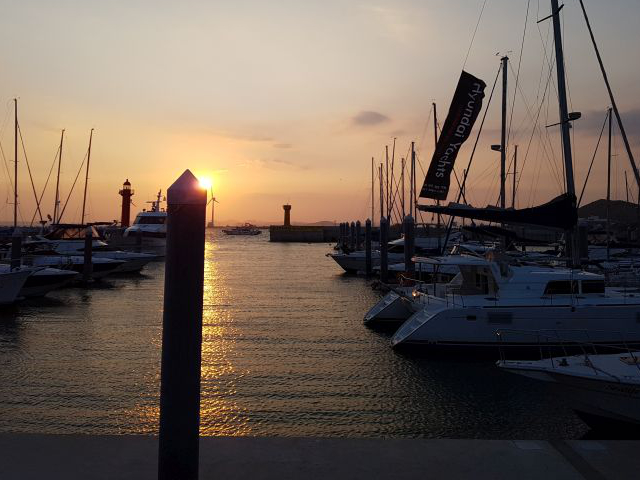
#> input picture img/yate.jpg, 640 x 480 px
$ jupyter execute 4.29_histo_equalize_yuv.ipynb
#> lines starting #> are read from the running program, lines starting #| are printed output that depends on the picture
[cell 1]
import cv2
import numpy as np
import matplotlib.pyplot as plt

[cell 2]
# 이미지 읽기, BGR 스케일
img = cv2.imread('./img/yate.jpg')
#> img is the input picture: shape (480, 640, 3); mean B, G, R 84.6, 95, 109.1

[cell 3]
# 컬러 스케일을 BGR에서 YUV로 변경
img_yuv = cv2.cvtColor(img, cv2.COLOR_BGR2YUV)
#> img_yuv: shape (480, 640, 3); mean of channels 0, 1, 2 98.1, 121.4, 137.7

# YUV 컬러 스케일의 첫 번째 채널에 대해서 이퀄라이즈 적용
img_yuv[:, :, 0] = cv2.equalizeHist(img_yuv[:, :, 0])
#> img_yuv: shape (480, 640, 3); mean of channels 0, 1, 2 127.7, 121.4, 137.7

[cell 4]
# 컬러 스케일을 YUV에서 BGR로 변경
img2 = cv2.cvtColor(img_yuv, cv2.COLOR_YUV2BGR)
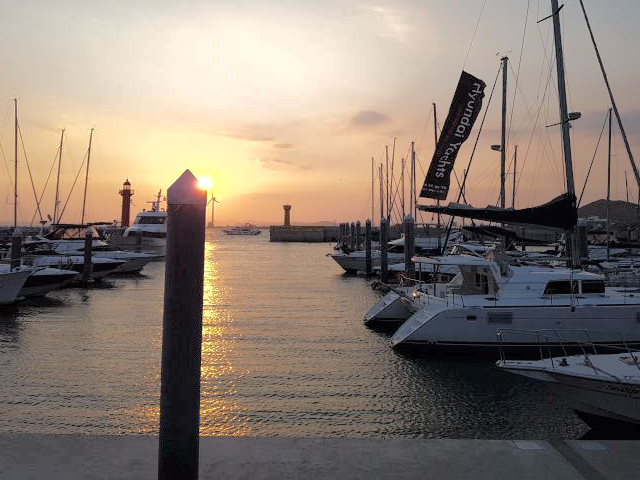
#> img2: shape (480, 640, 3); mean B, G, R 114.3, 124.7, 137.8

[cell 5]
# 결과 출력
fig = plt.figure(figsize=(16, 8))
plt.subplot(1, 2, 1)
plt.title('Before')
plt.imshow(img[:, :, ::-1])
plt.xticks([])
plt.yticks([])

plt.subplot(1, 2, 2)
plt.title('After')
plt.imshow(img2[:, :, ::-1])
plt.xticks([])
plt.yticks([])

plt.show()
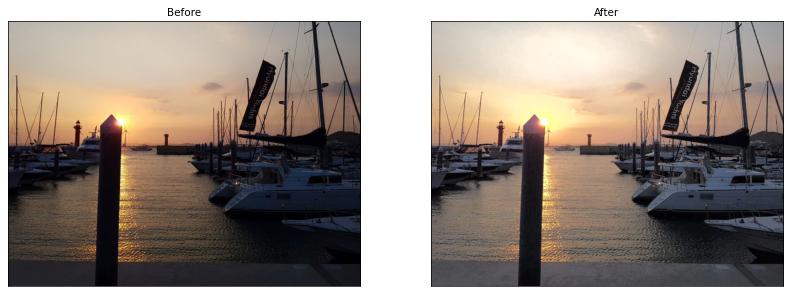
#> figure drawn by matplotlib, 2 panels
